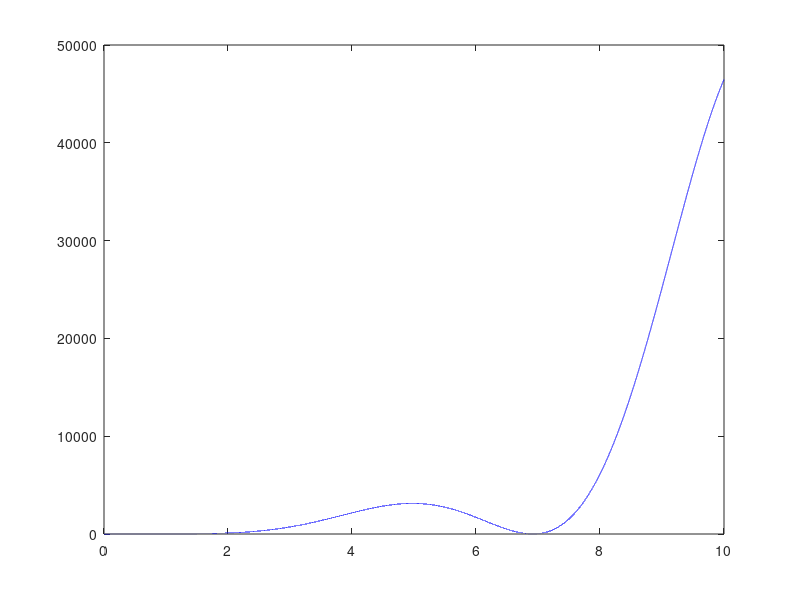

MATLAB code for this plot: (Note: this script raises an error after producing the figure.)
%________________________
clc; clear
%close all
%___________________ 
Z=zeros(2);E=eye(2);S=[0 1;-1 0];

% stiffness of ...
k = 5;
dk=0;kB=k*[1-dk 0;0 1+dk]*E;

%___Moment limits
M_min=0;    
M_max=10;
dM = 0.0001;
M_vector=M_min:dM:M_max;

%___ initialization
D=[];F=[];

%__ Moments Way:
for M=M_vector
    c=cos(M); s=sin(M);Ex=c*E-s*S;m=M*S;
    DD=[Z, Z, E, E;
        Z, E, Z, -m;
        E, E, Z, -m*Ex;
        m-kB/2, -kB, -kB, -kB*Ex];
    ff=det(DD);
    D=[D,ff];
%    DD
%    pause
end
%% ___ Results prezentation:

figure
    box on;hold on
    plot(M_vector,D,'b-')
    v=gca;
    v.XLim=[M_min;M_max];
    v.YLim=[-1;10];
    plot(v.XLim,[0 0],'k-')
    grid on;
    xlabel('\bf M')
    ylabel('det( {\bfD })')
    title(['\kappa = ',num2str(k) ...
           ':  \kappa_{ x} = ',num2str(k-dk),...
           ',  \kappa_{ y} = ',num2str(k+dk),...
           ',  \Delta_{ \kappa} = ',num2str(dk),...
           ',  \delta_{ M} = ',num2str(dM)])
max(D),min(D)